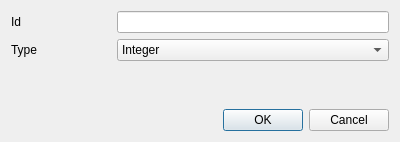
<?xml version="1.0" encoding="UTF-8"?>
<ui version="4.0">
 <class>CNewAttributeDialog</class>
 <widget class="QDialog" name="CNewAttributeDialog">
  <property name="geometry">
   <rect>
    <x>0</x>
    <y>0</y>
    <width>400</width>
    <height>142</height>
   </rect>
  </property>
  <property name="windowTitle">
   <string>Add New Attribute</string>
  </property>
  <layout class="QVBoxLayout" name="verticalLayout">
   <item>
    <layout class="QFormLayout" name="formLayout">
     <item row="0" column="0">
      <widget class="QLabel" name="label">
       <property name="minimumSize">
        <size>
         <width>100</width>
         <height>0</height>
        </size>
       </property>
       <property name="text">
        <string>Id</string>
       </property>
      </widget>
     </item>
     <item row="0" column="1">
      <widget class="QLineEdit" name="Id"/>
     </item>
     <item row="1" column="0">
      <widget class="QLabel" name="label_2">
       <property name="minimumSize">
        <size>
         <width>100</width>
         <height>0</height>
        </size>
       </property>
       <property name="text">
        <string>Type</string>
       </property>
      </widget>
     </item>
     <item row="1" column="1">
      <widget class="QComboBox" name="Type">
       <item>
        <property name="text">
         <string>Integer</string>
        </property>
       </item>
       <item>
        <property name="text">
         <string>Real</string>
        </property>
       </item>
       <item>
        <property name="text">
         <string>Boolean</string>
        </property>
       </item>
       <item>
        <property name="text">
         <string>String</string>
        </property>
       </item>
      </widget>
     </item>
    </layout>
   </item>
   <item>
    <widget class="QDialogButtonBox" name="buttonBox">
     <property name="orientation">
      <enum>Qt::Horizontal</enum>
     </property>
     <property name="standardButtons">
      <set>QDialogButtonBox::Cancel|QDialogButtonBox::Ok</set>
     </property>
    </widget>
   </item>
  </layout>
 </widget>
 <resources/>
 <connections>
  <connection>
   <sender>buttonBox</sender>
   <signal>accepted()</signal>
   <receiver>CNewAttributeDialog</receiver>
   <slot>accept()</slot>
   <hints>
    <hint type="sourcelabel">
     <x>248</x>
     <y>254</y>
    </hint>
    <hint type="destinationlabel">
     <x>157</x>
     <y>274</y>
    </hint>
   </hints>
  </connection>
  <connection>
   <sender>buttonBox</sender>
   <signal>rejected()</signal>
   <receiver>CNewAttributeDialog</receiver>
   <slot>reject()</slot>
   <hints>
    <hint type="sourcelabel">
     <x>316</x>
     <y>260</y>
    </hint>
    <hint type="destinationlabel">
     <x>286</x>
     <y>274</y>
    </hint>
   </hints>
  </connection>
 </connections>
</ui>
